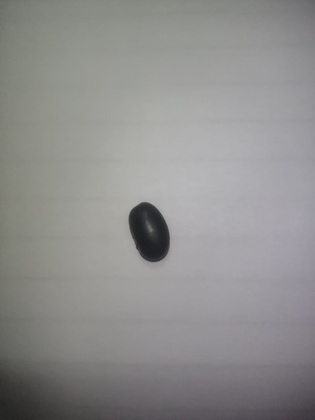
%> input picture feiajoTeste.jpeg, 315 x 420 px, shrunk from 1200 x 1600 before the run
$ octave pratica3_2.m   (GNU Octave 9; MATLAB toolbox functions it lacks are replaced by stand-ins)
%> lines starting %> are read from the running program, lines starting %| are printed output that depends on the picture; in (x1, y1, x2, y2) boxes, pixels count from 0 and x2, y2 are one past the last pixel; in counts of white or black regions, pixels touching at a corner belong together; the program's own positions count from 1
close all
clear all
pkg load image


im = imread('C:\PDI\feiajoTeste.jpeg');
%> im is the input picture: size 420x315x3 uint8; mean R, G, B 142.9, 142.4, 141.6
%im = imread('D:\EAJ\2022\2022_2\PDI\Aulas\Aula 3 - Sistema de PDI e Fundamentos\testeHist.jpg');
figure('Name','Imagem original')
imshow(im)

im2 = rgb2gray(im);
%im2 = im;
figure('Name','Intensidades de cinza');
imshow(im2)

figure('Name','Histograma original');
imhist(im2)
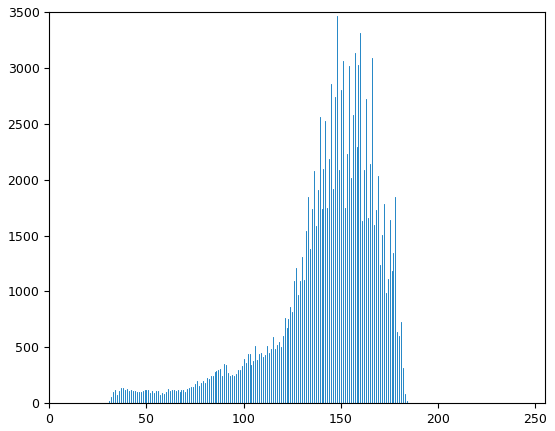
%> figure redrawn from the program's plot data; highest point at x = 148, y = 3467

%limiar fixo = 70
limiar = 70;
im3 = im2;
for(i=1:1:size(im2,1))
  for(j=1:1:size(im2,2))
    if(im2(i,j)<limiar)
      im3(i,j) = 255;
    else
      im3(i,j) = 0;
    endif
  endfor
endfor
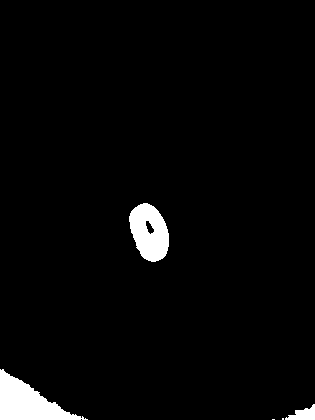
%> im3: size 420x315 uint8; 3.1% white; 5 white regions (2 under 20 px), largest, box (x1, y1, x2, y2) and area: (0, 369, 88, 420) 2129, (129, 203, 169, 262) 1666, (285, 404, 315, 420) 271

%transformando a im3 de uint8 em bin�ria - M�SCARA
im4 = im2bw(im3);

figure('Name','Limiariza��o com limiar fixo (70)')
imshow(im3)

figure('Name','Limiariza��o com limiar fixo (70) 2');
imshow(im4)

im5 = im;
figure('Name','Gr�os c�pia')
imshow(im5)

for(i=1:size(im,1))
  for(j=1:size(im,2))
    if(im3(i,j)==255) %pixel de background (fundo)
      im5(i,j,:) = 255; %"apago" - pintar de branco
    endif
  endfor
endfor
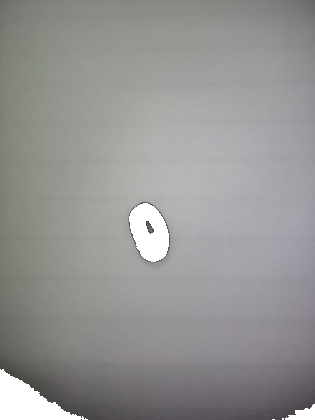
%> im5: size 420x315x3 uint8; 3.08% of pixels changed, all inside (x1, y1, x2, y2) = (0, 203, 315, 420)
figure('Name','Gr�os segmentados')
imshow(im5)

%%%%%%%%%%%%%%%%%%%%%%%%%%%%%%%%%%
%Corte autom�tico pelo limiar (vale)
%1 - vetor do histograma em linha
v = imhist(im2); %vetor em colunas
%> v = 256 values, max 3467 at index 149, min 0 at index 1, mean 516.8
vHist(1,:) = v(:,1);
pico1 = 0;
posicaoPico1  = 0;
for(i=1:256)
  if(vHist(i)>pico1)
    pico1 = vHist(i);
    posicaoPico1 = i;
  endif
endfor
%> this loop made 256 passes
%> pico1 on passes 31, 32, 33, 34, 35, 38, 39: 2, 20, 54, 101, 116, 138, 140
%> after the loop, pico1 = 3467; posicaoPico1 = 149
pico1
%> pico1 = 3467
posicaoPico1
%> posicaoPico1 = 149

%normaliza��o da esq p/ direita
vHistED = vHist;
%> vHistED has the same summary as v
for(i=2:256)
  if(vHistED(i)<vHistED(i-1))
    vHistED(i) = vHistED(i-1);
  endif
endfor
%> after the loop, vHistED = 256 values from 0 to 3467
figure('Name','Histograma Esq-Dir normalizado');
plot(vHistED)
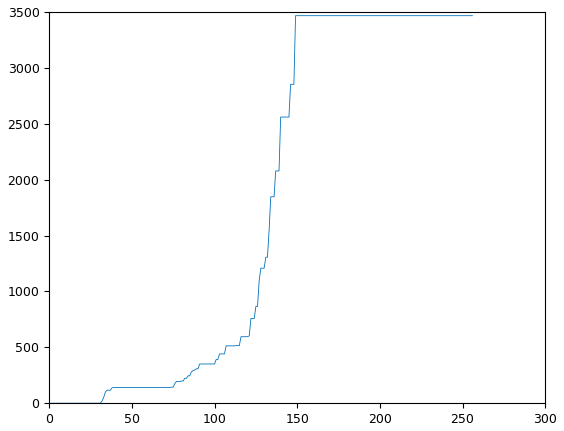
%> figure redrawn from the program's plot data; curve peaks at x = 149, y = 3467

%normaliza��o da direita p/ esq
vHistDE = vHist;
%> vHistDE has the same summary as v
for(i=255:-1:1)
  if(vHistDE(i)<vHistDE(i+1))
    vHistDE(i) = vHistDE(i+1);
  endif
endfor
%> after the loop, vHistDE = 256 values, max 3467 at index 1, min 0 at index 186, mean 2344.4
figure('Name','Histograma Dir-Esq normalizado');
plot(vHistDE)
%> figure, not shown here; curve peaks at x = 1, y = 3467

modaED = mode(vHistED); %n�mero que mais se repete no vetor vHistED - MODA
%> modaED = 3467
for(i=1:256)
  if(vHistED(i)==modaED)
    posicaoModaED = i;
    break;
  endif
endfor
%> after the loop, posicaoModaED = 149

modaED
%> modaED = 3467
posicaoModaED
%> posicaoModaED = 149

modaDE = mode(vHistDE); %n�mero que mais se repete no vetor vHistDE - MODA
%> modaDE = 3467
for(i=256:-1:1)
  if(vHistDE(i)==modaDE)
    posicaoModaDE = i;
    break;
  endif
endfor
%> after the loop, posicaoModaDE = 149

modaDE
%> modaDE = 3467
posicaoModaDE
%> posicaoModaDE = 149

if(pico1==modaDE)
  pico2 = modaED;
%> pico2 = 3467
  posicaoPico2 = posicaoModaED;
%> posicaoPico2 = 149
else
  pico2 = modaDE;
  posicaoPico2 = posicaoModaDE;
endif

pico2
%> pico2 = 3467
posicaoPico2
%> posicaoPico2 = 149
vale=0
posicaoVale=0
if(posicaoPico1<posicaoPico2)
  vale = vHist(posicaoPico1);
  posicaoVale = posicaoPico1;
  for (i=posicaoPico1:posicaoPico2)
    if(vale > vHist(i))
      vale = vHist(i);
     posicaoVale = i;
    endif
  endfor
else
  vale = vHist(posicaoPico2);
%> vale = 3467
  posicaoVale = posicaoPico2;
%> posicaoVale = 149
  for (i=posicaoPico2:posicaoPico1)
    if(vale > vHist(i))
      vale = vHist(i);
     posicaoVale = i;
    endif
  endfor
%> this loop made 1 pass
%> i on pass 1: 149
endif

vale
%> vale = 3467
posicaoVale
%> posicaoVale = 149


%limiar autom�tico = posicaoVale
limiar = posicaoVale;
%> limiar = 149
im6 = im2;
for(i=1:1:size(im2,1))
  for(j=1:1:size(im2,2))
    if(im2(i,j)<limiar)
      im6(i,j) = 255;
    else
      im6(i,j) = 0;
    endif
  endfor
endfor
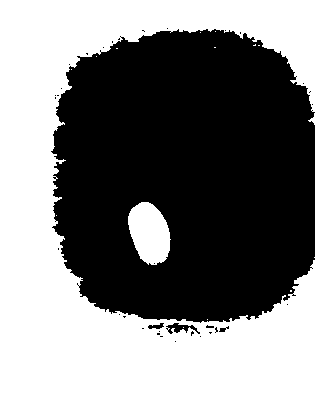
%> im6: size 420x315 uint8; 50.9% white; 35 black regions (31 under 20 px), largest, box (x1, y1, x2, y2) and area: (51, 29, 315, 323) 64662, (166, 323, 200, 334) 168, (148, 323, 164, 329) 57, (219, 326, 229, 332) 29
figure('Name','Gr�os segmentados automaticamente - m�scara')
imshow(im6)

im7 = im;
for(i=1:size(im,1))
  for(j=1:size(im,2))
    if(im6(i,j)==255) %pixel de background (fundo)
      im7(i,j,:) = 255; %"apago" - pintar de branco
    endif
  endfor
endfor
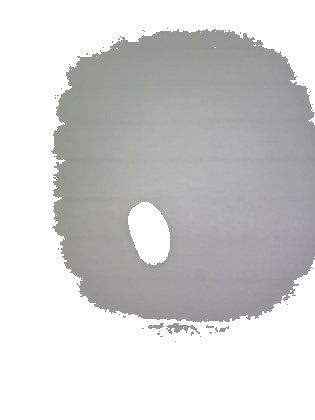
%> im7: size 420x315x3 uint8; mean R, G, B 209.6, 209.4, 209.5
figure('Name','Gr�os segmentados automaticamente')
imshow(im7)
